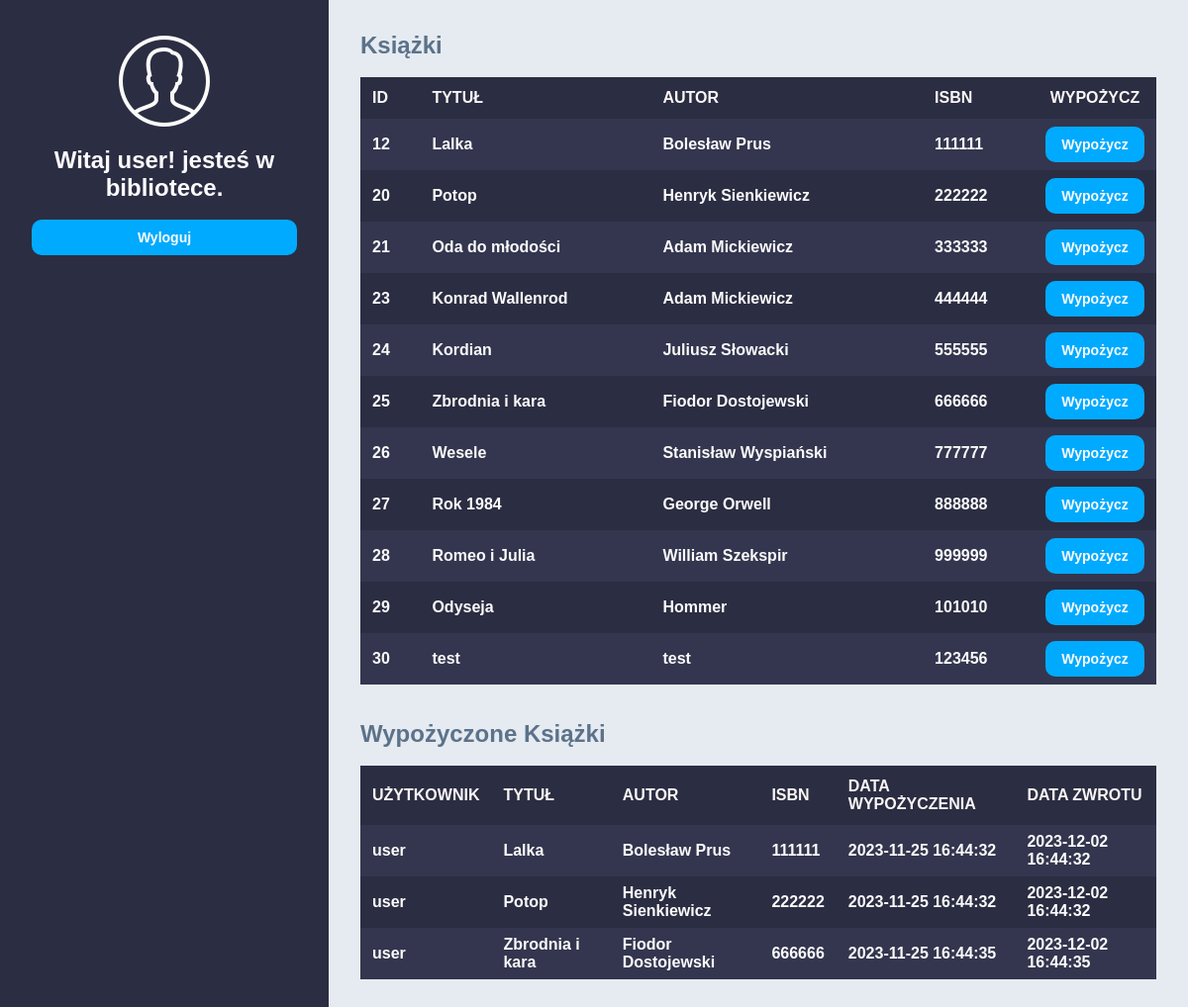
The app's page /biblioteka.php (signed in) with its own data.
### tables this page shows
CREATE TABLE `book` (
  `ID_BOOK` int(11) NOT NULL,
  `TITLE` text DEFAULT NULL,
  `AUTHOR` text DEFAULT NULL,
  `ISBN` decimal(10,0) DEFAULT NULL
);

CREATE TABLE `borrow` (
  `ID_BORROW` int(11) NOT NULL,
  `DATE_START` datetime DEFAULT NULL,
  `DATE_BACK` datetime DEFAULT NULL,
  `BOOK_ID` int(11) NOT NULL,
  `USER_ID` int(11) NOT NULL
);

CREATE TABLE `user` (
  `ID_USER` int(11) NOT NULL,
  `LOGIN` mediumtext DEFAULT NULL,
  `PASSWORD` longtext DEFAULT NULL,
  `ACCESS_LEVEL_ID` int(11) NOT NULL
);

### biblioteka.php (the view, shortened to what this page needs)
<!DOCTYPE html>
<html lang="pl">
<head>
    <link rel="stylesheet" href="src/css/style.css">
</head>
<body>
<?php
$host = "localhost";
$user = "root";
$password = "";
$baza_danych = "teb_4";
$polaczenie = new mysqli($host, $user, $password, $baza_danych);
$zapytanie_books = "SELECT * FROM book";
$wynik_books = $polaczenie->query($zapytanie_books);
$user_id = $_SESSION['ID_USER'];
$zapytanie_borrow = "SELECT b.ID_BORROW, b.DATE_START, b.DATE_BACK, bo.TITLE, bo.ISBN, bo.AUTHOR, u.LOGIN
                    FROM borrow b
                    INNER JOIN book bo ON b.BOOK_ID = bo.ID_BOOK
                    INNER JOIN user u ON b.USER_ID = u.ID_USER
                    WHERE b.USER_ID = '$user_id'";
$wynik_borrow = $polaczenie->query($zapytanie_borrow);
?>
<section class="panel">
<div class="sidebar">
<div class="user_info">
<img src="src/img/user.png" alt="user">
<h2>Witaj <?php echo $_SESSION['login']; ?>! jesteś w bibliotece.</h2><br>
<form method="post" action="">
    <input class="btn margin_btn" type="submit" name="wyloguj" value="Wyloguj">
</form>
</div>
</div>
<div class="content">
<h2>Książki</h2><br>
<table>
    <thead>
        <tr>
            <th>ID</th>
            <th>Tytuł</th>
            <th>Autor</th>
            <th>ISBN</th>
            <th class="th_btn">Wypożycz</th>
        </tr>
    </thead>
    <tbody>
        <?php
        while ($row = $wynik_books->fetch_assoc()) {
            echo "<tr>";
            echo "<td>" . $row['ID_BOOK'] . "</td>";
            echo "<td>" . $row['TITLE'] . "</td>";
            echo "<td>" . $row['AUTHOR'] . "</td>";
            echo "<td>" . $row['ISBN'] . "</td>";
            echo "<td>";
            echo "<form method='post' action='src/funkcje/funkcja_borrow.php'>";
            echo "<button class='btn' type='submit' name='wypozycz'>Wypożycz</button>";
            echo "</form>";
            echo "</td>";
            echo "</tr>";
        }
        ?>
    </tbody>
</table>
<br><br>
    <h2>Wypożyczone Książki</h2><br>
    <table>
        <thead>
            <tr>
                <th>Użytkownik</th>
                <th>Tytuł</th>
                <th>Autor</th>
                <th>ISBN</th>
                <th>Data Wypożyczenia</th>
                <th>Data Zwrotu</th>
            </tr>
        </thead>
        <tbody>
            <?php
            while ($row = $wynik_borrow->fetch_assoc()) {
                echo "<tr>";
                echo "<td>" . $row['LOGIN'] . "</td>";
                echo "<td>" . $row['TITLE'] . "</td>";
                echo "<td>" . $row['AUTHOR'] . "</td>";
                echo "<td>" . $row['ISBN'] . "</td>";
                echo "<td>" . $row['DATE_START'] . "</td>";
                echo "<td>" . $row['DATE_BACK'] . "</td>";
                echo "</tr>";
            }
            ?>
        </tbody>
    </table>
</div>
</section>
</body>
</html>

### src/css/style.css (style rules this page uses)
body { font-family: Helvetica, sans-serif; margin: 0; background-color: #E5EBF1; color: #5C728A; }
form { width: 100%; overflow: hidden; }
.btn { background-color: #00AAFF; color: #FBFBFB; padding: 10px; border: none; border-radius: 10px; font-size: 14px; width: 100%; font-weight: bold; cursor: pointer; transition: .3s; }
h2 { margin: 0; }
.margin_btn { margin-bottom: 15px; }
.panel { width: 100%; margin-left: auto; margin-right: auto; display: flex; min-height: 100vh; }
.sidebar { width: 300px; background-color: #2B2D42; padding: 32px; }
.content { width: calc(100% - 300px); padding: 32px; }
.user_info { text-align: center; color: #FBFBFB; }
.user_info > img { margin-bottom: 12px; }
table { width: 100%; border-collapse: collapse; background-color: #33364e; }
th { background-color: #2B2D42; color: #FAF6F5; padding: 12px; font-weight: bold; text-align: left; text-transform: uppercase; }
tr { transition: .2s; }
tr:nth-child(even) { background-color: #2B2D42; color: #FBFBFB; }
td { padding: 8px 12px 8px 12px; font-weight: bold; color: #FBFBFB; }
.th_btn { width: 100px; text-align: center; }

### records on screen
book: ID_BOOK "12", TITLE "Lalka", AUTHOR "Bolesław Prus", ISBN "111111"
book: ID_BOOK "20", TITLE "Potop", AUTHOR "Henryk Sienkiewicz", ISBN "222222"
book: ID_BOOK "21", TITLE "Oda do młodości", AUTHOR "Adam Mickiewicz", ISBN "333333"
book: ID_BOOK "23", TITLE "Konrad Wallenrod", AUTHOR "Adam Mickiewicz", ISBN "444444"
book: ID_BOOK "24", TITLE "Kordian", AUTHOR "Juliusz Słowacki", ISBN "555555"
book: ID_BOOK "25", TITLE "Zbrodnia i kara", AUTHOR "Fiodor Dostojewski", ISBN "666666"
book: ID_BOOK "26", TITLE "Wesele", AUTHOR "Stanisław Wyspiański", ISBN "777777"
book: ID_BOOK "27", TITLE "Rok 1984", AUTHOR "George Orwell", ISBN "888888"
book: ID_BOOK "28", TITLE "Romeo i Julia", AUTHOR "William Szekspir", ISBN "999999"
book: ID_BOOK "29", TITLE "Odyseja", AUTHOR "Hommer", ISBN "101010"
book: ID_BOOK "30", TITLE "test", AUTHOR "test", ISBN "123456"
borrow: user.LOGIN "user", BOOK_ID.TITLE "Lalka", BOOK_ID.AUTHOR "Bolesław Prus", BOOK_ID.ISBN "111111", DATE_START "2023-11-25 16:44:32", DATE_BACK "2023-12-02 16:44:32"
borrow: user.LOGIN "user", BOOK_ID.TITLE "Potop", BOOK_ID.AUTHOR "Henryk Sienkiewicz", BOOK_ID.ISBN "222222", DATE_START "2023-11-25 16:44:32", DATE_BACK "2023-12-02 16:44:32"
borrow: user.LOGIN "user", BOOK_ID.TITLE "Zbrodnia i kara", BOOK_ID.AUTHOR "Fiodor Dostojewski", BOOK_ID.ISBN "666666", DATE_START "2023-11-25 16:44:35", DATE_BACK "2023-12-02 16:44:35"

### other values on screen
$_SESSION['login'] "user"
